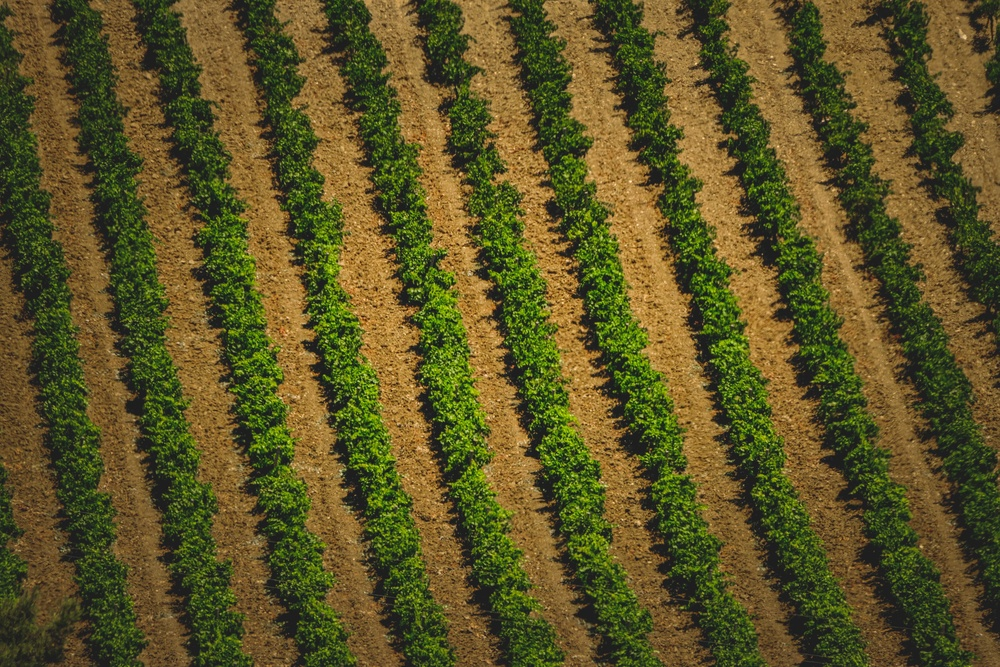
#> input picture Row_Detection_Algorithm/Crop_Row_Test_Image.jpg, 1000 x 667 px, shrunk from 6240 x 4160 before the run
$ jupyter execute Row_Detection_Algorithm_Notebook.ipynb   (shell and % lines are left out)
#> lines starting #> are read from the running program, lines starting #| are printed output that depends on the picture; after the words box and inside, x2 and y2 are one past the last pixel; in counts of white or black regions, pixels touching at a corner belong together; long printed decimals are rounded
# Row Detection Algorithm

## Description:
This notebook reproduces and demonstrates the crop row detection algorithmic steps described in this [paper](https://www.researchgate.net/publication/333637119_CROP_ROW_DETECTION_PROCEDURE_USING_LOW-COST_UAV_IMAGERY_SYSTEM).

## Procedure:

### 1. Import test image
We will import a test image of crop rows using OpenCV.

[cell 1]
import numpy as np
import cv2

# For displaying the image in Jupyter Notebook
import matplotlib.pyplot as plt

# Display sample image
img = cv2.imread("Crop_Row_Test_Image.jpg")
#> img is the input picture: shape (667, 1000, 3); mean B, G, R 37.3, 84.2, 92.7
plt.imshow(cv2.cvtColor(img, cv2.COLOR_BGR2RGB))

## 2. Convert image color space to HSV
We will translate the image RGB color space to HSV

[cell 2]
# Convert sample image to HSV color space
hsv_img = cv2.cvtColor(img, cv2.COLOR_BGR2HSV)
#> hsv_img: shape (667, 1000, 3); mean H, S, V 30.5, 152.4, 99.6
plt.imshow(hsv_img)

## 3. Extract hue image values
We will extract the hue image values

[cell 3]
# Extract hue values and normalize
hue,saturation,value = cv2.split(hsv_img)
plt.imshow(hue, cmap="gray")

## 4. Crop Row Orientation Detection
We will repeatedly create a narrow longitudinal section of the hue image at various angles, apply PCA to that section, and measure the eigenvalue of the 2nd principal component. The smallest measured 2nd PC is our indicator of the crop row orientation.

### 4.1. Define Helper Classes/Methods

[cell 4]
# Trigonometric classes/functions for line calculations
import math

class Point:
    def __init__(self, x, y):
        self.x = x
        self.y = y

    # Method used to display X and Y coordinates
    # of a point
    def displayPoint(self):
        print(f"({self.x}, {self.y})")

def lineLineIntersection(A, B, C, D):
    # Line AB represented as a1x + b1y = c1
    a1 = B.y - A.y
    b1 = A.x - B.x
    c1 = a1*(A.x) + b1*(A.y)

    # Line CD represented as a2x + b2y = c2
    a2 = D.y - C.y
    b2 = C.x - D.x
    c2 = a2*(C.x) + b2*(C.y)

    determinant = a1*b2 - a2*b1

    if (determinant == 0):
        # The lines are parallel. This is simplified
        # by returning a pair of FLT_MAX
        return Point(10**9, 10**9)
    else:
        x = (b2*c1 - b1*c2)/determinant
        y = (a1*c2 - a2*c1)/determinant
        return Point(x, y)

# Get euclidian distance between 2 points
def euc_dist(A, B):
    return math.sqrt((B.x - A.x)**2 + (B.y - A.y)**2)

# Check if point is within boundaries of rectangle
def within_rectangle(point, width, height):
    return (point.x >= 0 and point.x < width and point.y >= 0 and point.y < height)

# Get intersecting points of longitudinal line through center of rectangle
def get_line_endpoint_coords(angle, width, height, point_origin):

#> called with angle = 105, width = 1000, height = 667
    adjusted_width = width - 1
    adjusted_height = height - 1

    if (point_origin.x < 0):
        raise ValueError("point_origin.x must not be less than 0!")
    elif (point_origin.x >= width):
        raise ValueError("point_origin.x must be less than width!")
    elif (point_origin.y < 0):
        raise ValueError("point_origin.y must not be less than 0!")
    elif (point_origin.y >= height):
        raise ValueError("point_origin.y must be less than height!")

    # Translate the y-axis
    point_origin.y = adjusted_height - point_origin.y

    angle = math.fmod(angle, 360.0)

    if (angle < 0.0):
        angle += 360

    angle_rad = math.radians(angle)
    cos_angle_rad = math.cos(angle_rad)
    sin_angle_rad = math.sin(angle_rad)

    line_len = 3 * math.sqrt(height**2 + width**2) # Ensure appropriate line length
    line_endpoint_1 = Point(point_origin.x + line_len * cos_angle_rad, point_origin.y + line_len * sin_angle_rad)
    line_endpoint_2 = Point(point_origin.x - line_len * cos_angle_rad, point_origin.y - line_len * sin_angle_rad)
    longitudinal_line = [line_endpoint_1, line_endpoint_2]

    # Rectangle right side
    line_endpoint_1 = Point(adjusted_width, 0)
    line_endpoint_2 = Point(adjusted_width, adjusted_height)
    rectangle_right_side = [line_endpoint_1, line_endpoint_2]

    # Rectangle top side
    line_endpoint_1 = Point(0, adjusted_height)
    line_endpoint_2 = Point(adjusted_width, adjusted_height)
    rectangle_top_side = [line_endpoint_1, line_endpoint_2]

    # Rectangle left side
    line_endpoint_1 = Point(0, 0)
    line_endpoint_2 = Point(0, adjusted_height)
    rectangle_left_side = [line_endpoint_1, line_endpoint_2]

    # Rectangle bottom side
    line_endpoint_1 = Point(0, 0)
    line_endpoint_2 = Point(adjusted_width, 0)
    rectangle_bottom_side = [line_endpoint_1, line_endpoint_2]

    rectangle_sides = []

    # Quadrant 1
    if (angle >= 0 and angle < 90):
        rectangle_sides.append(rectangle_right_side)
        rectangle_sides.append(rectangle_top_side)
        rectangle_sides.append(rectangle_left_side)
        rectangle_sides.append(rectangle_bottom_side)
        directions = [1, 2, 3, 4]

    # Quadrant 2
    elif (angle >= 90 and angle < 180):
        rectangle_sides.append(rectangle_top_side)
        rectangle_sides.append(rectangle_left_side)
        rectangle_sides.append(rectangle_bottom_side)
        rectangle_sides.append(rectangle_right_side)
        directions = [2, 3, 4, 1]

    # Quadrant 3
    elif (angle >= 180 and angle < 270):
        rectangle_sides.append(rectangle_left_side)
        rectangle_sides.append(rectangle_bottom_side)
        rectangle_sides.append(rectangle_right_side)
        rectangle_sides.append(rectangle_top_side)
        directions = [3, 4, 1, 2]

    # Quadrant 4
    else:
        rectangle_sides.append(rectangle_bottom_side)
        rectangle_sides.append(rectangle_right_side)
        rectangle_sides.append(rectangle_top_side)
        rectangle_sides.append(rectangle_left_side)
        directions = [4, 1, 2, 3]

    intersections = []
    idx = 0

    for side in rectangle_sides:

        intersection = lineLineIntersection(longitudinal_line[0], longitudinal_line[1], side[0], side[1])

        # Fix for rounding errors using knowledge of fixed axis for each rectangle side
        if directions[idx] == 1 and intersection.x != 10**9:
            intersection.x = adjusted_width
        elif directions[idx] == 2 and intersection.y != 10**9:
            intersection.y = adjusted_height
        elif directions[idx] == 3 and intersection.x != 10**9:
            intersection.x = 0
        elif directions[idx] == 4 and intersection.y != 10**9:
            intersection.y = 0

        if (idx < 4):
            idx += 1

        if ((intersection.x != 10**9 or intersection.y != 10**9) and within_rectangle(intersection, width, height)):
            intersection.y = adjusted_height - intersection.y # Convert y-axis back
            intersection.x = int(round(intersection.x))
            intersection.y = int(round(intersection.y))
            intersections.append(intersection)

    return intersections

### 4.2. Sample Data

Here we provide a visual demonstration of the general steps followed by the line detection algorithm, as described in the research paper.

[cell 5]
# Draw longitudinal slice through data
pixel_width = 200 # TODO: Experiment with smaller/larger values. It may also be affected by width of crop, so try with
                 #       images from a greater height
line_angle = 105

origin = Point(hue.shape[1]/2 - 1, hue.shape[0]/2 - 1)
line_mask = np.zeros(hue.shape, dtype=np.uint8)
sample_points = get_line_endpoint_coords(line_angle, hue.shape[1], hue.shape[0], origin)
cv2.line(line_mask, (sample_points[0].x, sample_points[0].y), (sample_points[1].x, sample_points[1].y),
         (255,255,255), pixel_width)
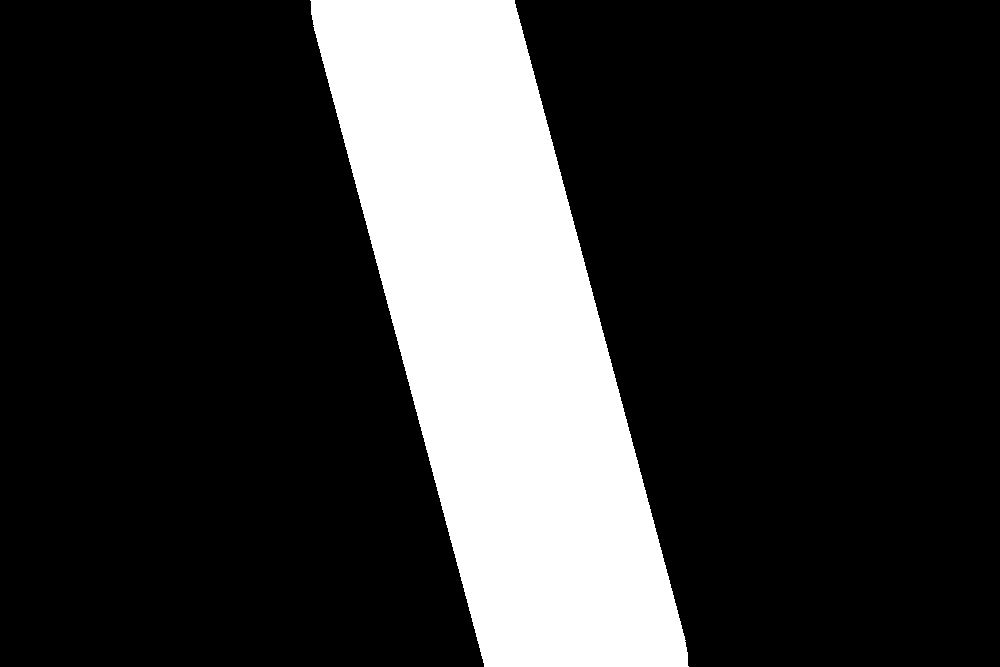
#> line_mask: shape (667, 1000); 20.8% white; 1 white region, box (x1, y1, x2, y2) and area: (310, 0, 689, 667) 138722
result = cv2.bitwise_and(hue, line_mask)
plt.imshow(result, cmap="gray")

[cell 6]
# Rotate longitudinal slice to horizontal axis for easier data manipulation
import imutils

vectorLength = euc_dist(origin, sample_points[0])
rotated_image = imutils.rotate_bound(result, angle=line_angle)
plt.imshow(rotated_image, cmap="gray")

[cell 7]
# Crop rotation boundaries

x_crop = int(math.ceil(max(0, (rotated_image.shape[1] - 2*vectorLength))/2))
y_crop = int(math.ceil((rotated_image.shape[0] - pixel_width)/2))

if (x_crop != 0 and y_crop != 0):
    rotated_image = rotated_image[y_crop:-y_crop, x_crop:-x_crop]
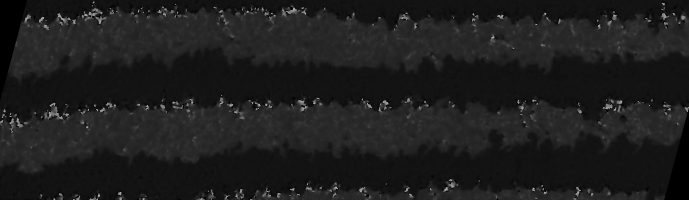
#> rotated_image: shape (200, 689); min 0, max 177, mean 29.7
elif(x_crop == 0):
    rotated_image = rotated_image[y_crop:-y_crop, :]
elif(y_crop == 0):
    rotated_image = rotated_image[:, x_crop:-x_crop]
plt.imshow(rotated_image, cmap="gray")

[cell 8]
# Extract hue samples from longitudinal slice
import pandas as pd
from sklearn.preprocessing import StandardScaler

dfArray = rotated_image.flatten()
df = pd.DataFrame(np.transpose(dfArray), columns=["Hue"])
#> df = table of 137800 rows and 1 columns
df
#> Out = table of 137800 rows and 1 columns

[cell 9]
# Apply standard scaling to samples for PCA
df_scaled = StandardScaler().fit_transform(np.transpose([dfArray]))
df_scaled = pd.DataFrame(df_scaled, columns=["Hue"])
#> df_scaled = table of 137800 rows and 1 columns
df_scaled = df_scaled.reset_index()
#> df_scaled = table of 137800 rows and 2 columns
df_scaled = df_scaled.rename(columns={"index": "Sample"})
df_scaled
#> Out = table of 137800 rows and 2 columns

[cell 10]
# Plot data distribution
df_scaled.plot.scatter(x = 'Sample', y='Hue', c='DarkBlue')

### 4.3. Apply Crop Line Orientation Detection Algorithm

[cell 11]
# Crop line orientation detection algorithm
from sklearn.decomposition import PCA
import sys

origin = Point(hue.shape[1]/2 - 1, hue.shape[0]/2 - 1)
smallest_pc = sys.float_info.max # To keep track of smallest 2nd principal component found so far
optimal_angle = 0

for line_angle in np.arange(0.0, 180.01, 1.0): # Sample angles 0 - 180°

    print("Sampling angle %f°..." % line_angle)

    sample_points = get_line_endpoint_coords(line_angle, hue.shape[1], hue.shape[0], origin)

    vectorLength = euc_dist(origin, sample_points[0])
    rotated_image = imutils.rotate_bound(hue, angle=line_angle)

    x_crop = int(math.ceil(max(0, (rotated_image.shape[1] - 2*vectorLength))/2))
    y_crop = int(math.ceil((rotated_image.shape[0] - pixel_width)/2))

    if (x_crop != 0 and y_crop != 0):
        rotated_image = rotated_image[y_crop:-y_crop, x_crop:-x_crop]
    elif(x_crop == 0):
        rotated_image = rotated_image[y_crop:-y_crop, :]
    elif(y_crop == 0):
        rotated_image = rotated_image[:, x_crop:-x_crop]

    dfArray = rotated_image.flatten()
    df_scaled = StandardScaler().fit_transform(np.transpose([dfArray]))
    df_scaled = pd.DataFrame(df_scaled, columns=["Hue"])
    df_scaled = df_scaled.reset_index()
    df_scaled = df_scaled.rename(columns={"index": "Sample"})

    pca = PCA(n_components=2)
    pca.fit(df_scaled)
    pc2 = pca.explained_variance_[1] # Grab eigenvalue of 2nd principal component
    if (pc2 < smallest_pc):
        smallest_pc = pc2
        optimal_angle = line_angle
        print("NEW minimum PC2 value: %f, angle: %f°" % (smallest_pc, optimal_angle))
#> this loop made 181 passes
#> df_scaled on passes 1 to 3: table of 199000 rows and 2 columns, table of 199800 rows and 2 columns, table of 199000 rows and 2 columns
#> pass 1, `rotated_image = rotated_image[y_crop:-y_crop, :]`:
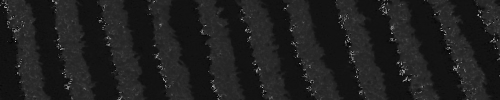
#> rotated_image: shape (199, 1000) (shown at 1/2 size); min 0, max 177, mean 30.7
#> pass 3, `rotated_image = imutils.rotate_bound(hue, angle=line_angle)`:
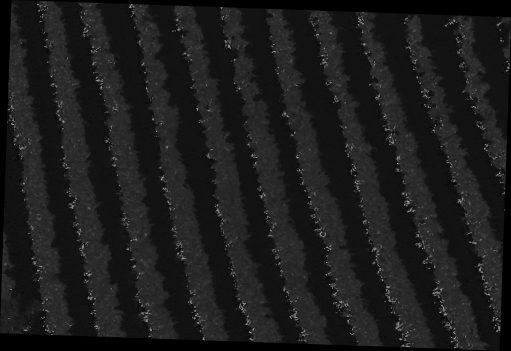
#> rotated_image: shape (701, 1022) (shown at 1/2 size); min 0, max 177, mean 28.4
#> after the loop, optimal_angle = 106; smallest_pc = 0.986

print("\nSmallest PC2 angle found: %f°" % optimal_angle)
#| Smallest PC2 angle found: 106.000°

[cell 12]
# Shift the line mask so we can visually check alignment over a crop
pixel_width2 = 500
origin2 = Point(origin.x + 120, origin.y)

line_mask = np.zeros(hue.shape, dtype=np.uint8)
sample_points = get_line_endpoint_coords(optimal_angle, hue.shape[1], hue.shape[0], origin2)
#> sample_points = 2 items
cv2.line(line_mask, (sample_points[0].x, sample_points[0].y), (sample_points[1].x, sample_points[1].y),
         (255,255,255), pixel_width2)
#> line_mask: shape (667, 1000); 52% white; 2 black regions, box (x1, y1, x2, y2) and area: (0, 0, 454, 667) 239330, (784, 0, 1000, 667) 80586
result = cv2.bitwise_and(hue, line_mask)
plt.imshow(result, cmap="gray")

## 5. Line Scan
We will scan the hue image, line by line at the determined crop orientation, and measure the average hue values per line. The average of the "peaks" in the avg hue data will serve as our threshold value for which lines to draw through and zero everything else out.

[cell 13]
# Shift hue values by +1 (maximum hue value is 179 so no risk of overflow) to ensure only non-zero values and rotate
# In resulting bounded rotation, zeroed pixels indicate image edges

result = imutils.rotate_bound(hue + 1, angle=optimal_angle)
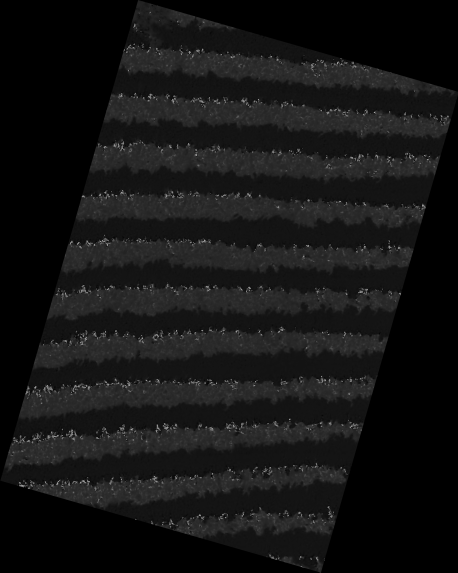
#> result: shape (1145, 916) (shown at 1/2 size); min 0, max 178, mean 20
plt.imshow(result, cmap="gray")

[cell 14]
# Scan lines horizontally
line_avg_hue_values = []

for line_idx in range(result.shape[0]):
    scan_line = result[line_idx][result[line_idx] != 0] - 1 # Extract non-zero values from hue row and shift values back
    line_avg_hue_values.append(int(round(np.average(scan_line))))
#> this loop made 1145 passes
#> scan_line on passes 1 to 3: [21, 18, 8, 0], [1, 33, 33, 32, 29, 20, 11, 3], [11, 33, 33, 33, 32, 30, 27, 26, 25, 18, 9]
#> after the loop, line_avg_hue_values = 1145 values, max 46 at index 131, min 12 at index 0, mean 29.99

df = pd.DataFrame(np.transpose(line_avg_hue_values), columns=["avg_hue_value"])
#> df = table of 1145 rows and 1 columns
df = df.reset_index()
#> df = table of 1145 rows and 2 columns
df = df.rename(columns={"index": "scan_line"})
df
#> Out = table of 1145 rows and 2 columns

[cell 15]
df.plot.line(x="scan_line", y="avg_hue_value")
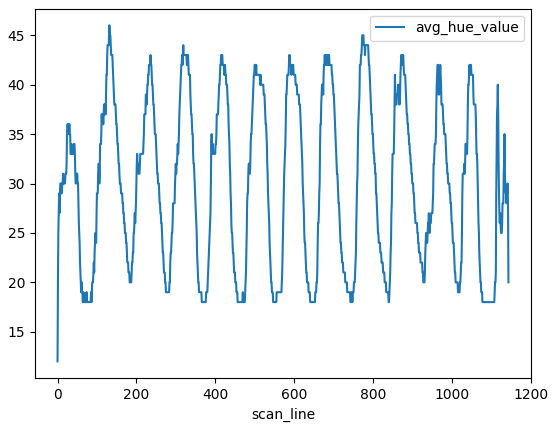
#> figure drawn by matplotlib, 1 panel; curve peaks at x = 131, y = 46

[cell 16]
# Identify peak values
from scipy.signal import find_peaks

indices = find_peaks(line_avg_hue_values, height=None, threshold=0, distance = 1)[0]
#> indices = 65 values from 4 to 1142
df['peak'] = False
df.loc[df.iloc[indices].index, 'peak'] = True
df.avg_hue_value.plot(figsize=(20,8), alpha=.3)
df[df['peak']].avg_hue_value.plot(style='.', lw=10, color='red');
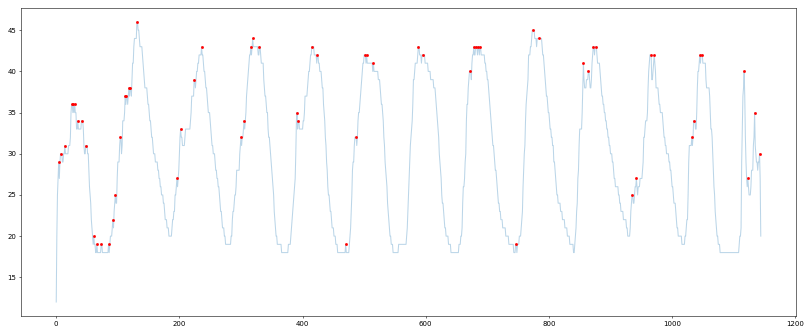
#> figure drawn by matplotlib, 1 panel; curve peaks at x = 131, y = 46; curve peaks at x = 131, y = 46

[cell 17]
# Identify average peak hue value

peak_avg_hue_values = df[df["peak"] == True].avg_hue_value.array
avg_peak_hue = int(round(np.average(peak_avg_hue_values)))
#> avg_peak_hue = 35
print("Average Peak Hue: %d" % avg_peak_hue)
#| Average Peak Hue: 35

[cell 18]
# Apply thresholding to hue image using average peak hue
line_img = result.copy()

# Thresholding process
for line_idx in range(result.shape[0]):
    if df.iloc[[line_idx]].avg_hue_value.values[0] >= avg_peak_hue:
        line_img[line_idx] = 255
    else:
        line_img[line_idx] = 0
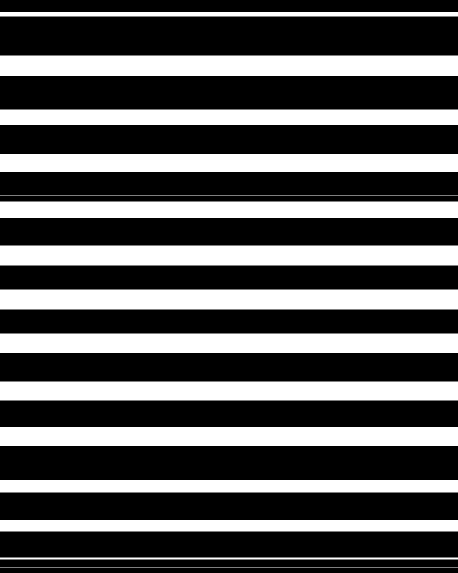
#> line_img: shape (1145, 916) (shown at 1/2 size); 34.8% white; 15 white regions, largest, box (x1, y1, x2, y2) and area: (0, 111, 916, 152) 37556, (0, 491, 916, 531) 36640, (0, 579, 916, 619) 36640

# Rotate and crop images to [approximate] original size
restored_hue_img = imutils.rotate_bound(result, angle=-optimal_angle)
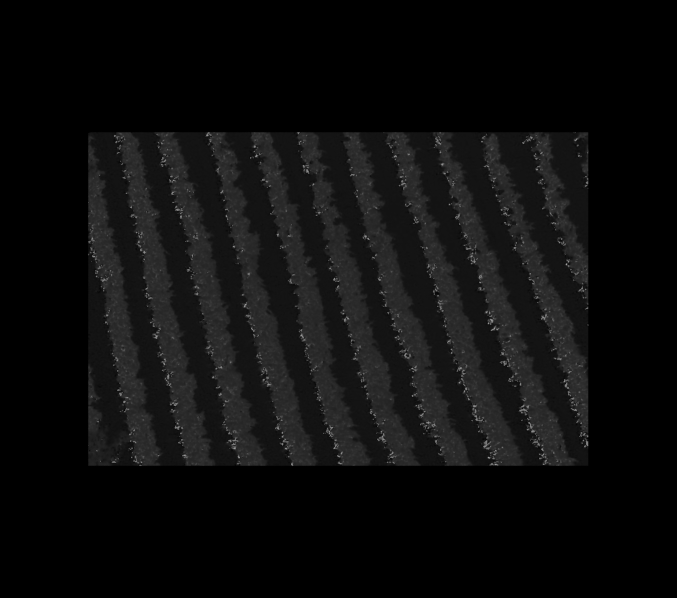
#> restored_hue_img: shape (1196, 1353) (shown at 1/2 size); min 0, max 170, mean 13
line_img = imutils.rotate_bound(line_img, angle=-optimal_angle)
#> line_img: shape (1196, 1353)

left_crop = None
right_crop = None
top_crop = None
bottom_crop = None

# TODO: For-loops below are inefficient; update with starting idx values that utilize
#       "restored_img.shape[1] - original_image.shape[1]/2" and "restored_img.shape[0] - original_image.shape[0]/2" deltas
#       for constant performance versus linear
for idx in range(restored_hue_img.shape[1]):
    if restored_hue_img[int(restored_hue_img.shape[0]/2)][idx] != 0:
        left_crop = idx
        break

for idx in range(restored_hue_img.shape[1] - 1, -1, -1):
    if restored_hue_img[int(restored_hue_img.shape[0]/2)][idx] != 0:
        right_crop = idx - (restored_hue_img.shape[1] - 1)
        break

for idx in range(restored_hue_img.shape[0]):
    if restored_hue_img[idx][int(restored_hue_img.shape[1]/2)] != 0:
        top_crop = idx
        break

for idx in range(restored_hue_img.shape[0] - 1, -1, -1):
    if restored_hue_img[idx][int(restored_hue_img.shape[1]/2)] != 0:
        bottom_crop = idx - (restored_hue_img.shape[0] - 1)
        break

restored_hue_img = restored_hue_img[top_crop:bottom_crop, left_crop:right_crop] - 1
#> restored_hue_img: shape (668, 1003)
line_img = line_img[top_crop:bottom_crop, left_crop:right_crop]
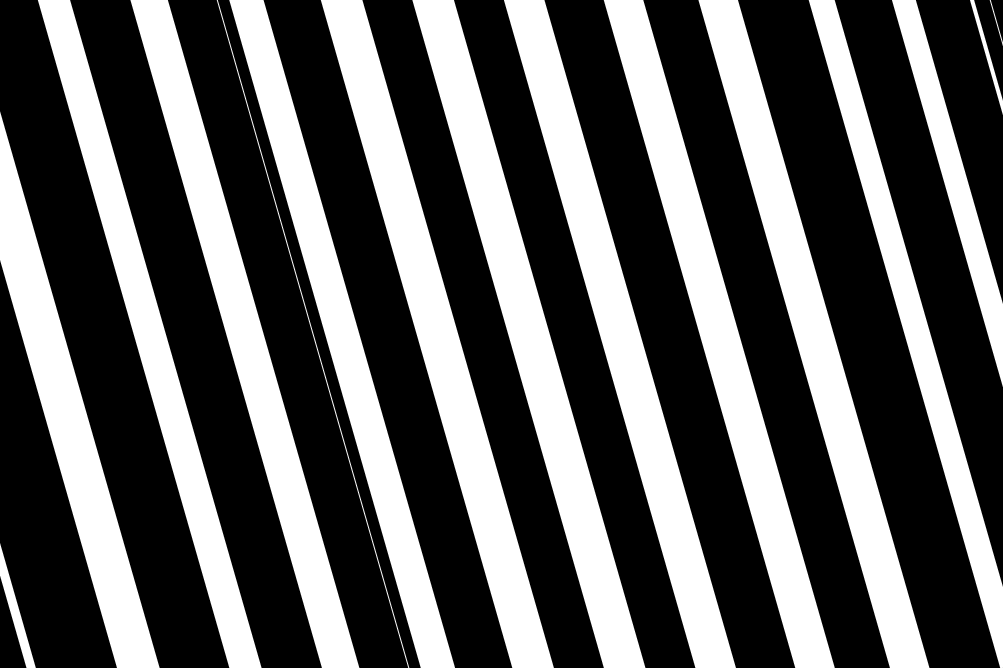
#> line_img: shape (668, 1003); min 0, max 255, mean 96.1

[cell 19]
# Display restored original hue image
print(restored_hue_img.shape)
#| (668, 1003)
plt.imshow(restored_hue_img, cmap="gray")

[cell 20]
# Display detected crop lines
print(line_img.shape)
#| (668, 1003)
